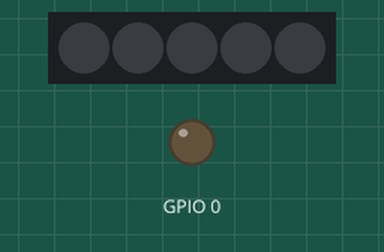
This sketch was run on a simulated ESP8266 (NodeMCU). Shown: 5 RGB LEDs in strip order, left to right, output pins drawn as LEDs (lit = HIGH). WiFi joins after 1.5 s; servers stay silent unless stated.

Above: at 0.1 s.
At 1.5 s:
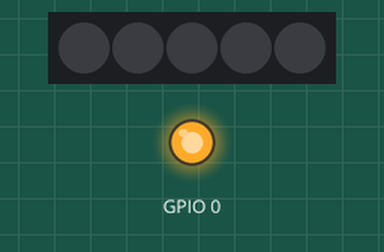
Timing chart, 0 to 3.1 s (numbered marks = the images above):
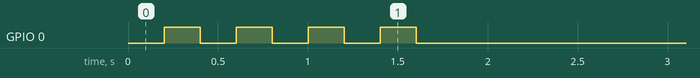

The sketch:

esp8266_socket_neopixel.ino
```cpp
#include <ESP8266WiFi.h>
#include <Adafruit_NeoPixel.h>
#define PIN 12

const char* ssid = "";
const char* password = "";
const char* host = "";
const int port = 8080;  // port for the socket connection

WiFiClient socket;      // variable for the socket connection

int red;
int green;
int blue;
Adafruit_NeoPixel strip = Adafruit_NeoPixel(5, PIN, NEO_GRB + NEO_KHZ800);

void setup() {
  //  Serial.begin(9600);
  //  Serial.setTimeout(10);

  pinMode(0, OUTPUT);
  socket.setTimeout(10);

  strip.begin();

  WiFi.begin(ssid, password);
  // wait for connection to network access point:
  while (WiFi.status() != WL_CONNECTED) {
    delay(200);
    //blink pin 0 while connecting to wifi
    digitalWrite(0, HIGH);
    delay(200);
    digitalWrite(0, LOW);
  }
  // when connected to access point, acknowledge it:
  digitalWrite(0, LOW);

  if (socket.connected()) {   // if the socket's connected, disconnect
  } else {                    // if the socket's not connected,
    login();                  // login to the server
  }

}

boolean login() {
  socket.connect(host, port);   // attempt to connect

  while (!socket.connected()) { // While not connected, try again
    delay(1000);
    if (socket.connected()) {   // if you connected,
      socket.println("hello");  // say hello to the server
    } else {
      // if not connected, try again:
      //Serial.println("connection failed, trying again");
      socket.connect(host, port);
    }
  }
}

void loop() {
  for (int i = 0; i < strip.numPixels(); i++) {
    strip.setPixelColor(i, strip.Color(red, green, blue));
    strip.show();
  }

  // Read the reply from server and print them to serial port:
  while (socket.available()) {
    //Serial.print("Got something");
    String input = socket.readString();
    //Serial.println(input);
    int commaIndex = input.indexOf(',');
    int secondCommaIndex = input.indexOf(',', commaIndex + 1);
    String redValue = input.substring(0, commaIndex);
    String greenValue = input.substring(commaIndex + 1, secondCommaIndex);
    String blueValue = input.substring( secondCommaIndex + 1);
    red = redValue.toInt();
    green = greenValue.toInt();
    blue = blueValue.toInt();
    strip.setPixelColor(0, strip.Color(red, green, blue));
    strip.show();
  }
}
```
